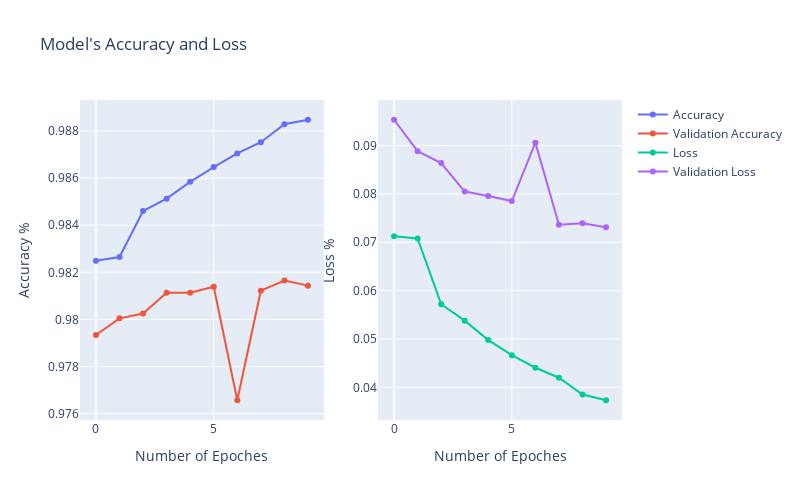

Notebook source saved alongside this figure:
### Code cell
from plotly.subplots import make_subplots
import plotly.graph_objects as go

fig2 = make_subplots(rows=1, cols=2)

fig2.add_trace(
    go.Scatter(x=x_value, y=y_accuracy, name = "Accuracy"),
    row=1, col=1
)

fig2.add_trace(
    go.Scatter(x=x_value, y=y_val_accuracy, name = "Validation Accuracy"),
    row=1, col=1
   
)

fig2.add_trace(
    go.Scatter(x=x_value, y=y_loss, name = "Loss"),
    row=1, col=2
)

fig2.add_trace(
    go.Scatter(x=x_value, y=y_val_loss, name = "Validation Loss"),
    row=1, col=2
)


# Update xaxis properties
fig2.update_xaxes(title_text="Number of Epoches", row=1, col=1)
fig2.update_xaxes(title_text="Number of Epoches", row=1, col=2)


# Update yaxis properties
fig2.update_yaxes(title_text="Accuracy %", row=1, col=1)
fig2.update_yaxes(title_text="Loss %", row=1, col=2)


fig2.update_layout(height=500, width=800, title_text="Model's Accuracy and Loss")
fig2.show()

### Figure 1 — Plotly figure (JSON) as saved in the notebook; plotly's stock layout.template omitted (floating-point values rounded to 4 significant figures)
{"data": [{"name": "Accuracy", "type": "scatter", "x": [0, 1, 2, 3, 4, 5, 6, 7, 8, 9], "xaxis": "x", "y": [0.9825, 0.9826, 0.9846, 0.9851, 0.9858, 0.9865, 0.987, 0.9875, 0.9883, 0.9885], "yaxis": "y"}, {"name": "Validation Accuracy", "type": "scatter", "x": [0, 1, 2, 3, 4, 5, 6, 7, 8, 9], "xaxis": "x", "y": [0.9793, 0.98, 0.9803, 0.9811, 0.9811, 0.9814, 0.9766, 0.9812, 0.9817, 0.9814], "yaxis": "y"}, {"name": "Loss", "type": "scatter", "x": [0, 1, 2, 3, 4, 5, 6, 7, 8, 9], "xaxis": "x2", "y": [0.07122, 0.07078, 0.05719, 0.05378, 0.04977, 0.04664, 0.04404, 0.04198, 0.03851, 0.03732], "yaxis": "y2"}, {"name": "Validation Loss", "type": "scatter", "x": [0, 1, 2, 3, 4, 5, 6, 7, 8, 9], "xaxis": "x2", "y": [0.09533, 0.08884, 0.08638, 0.08047, 0.07958, 0.07853, 0.0906, 0.0736, 0.07393, 0.07312], "yaxis": "y2"}], "layout": {"height": 500, "title": {"text": "Model's Accuracy and Loss"}, "width": 800, "xaxis": {"anchor": "y", "domain": [0, 0.45], "title": {"text": "Number of Epoches"}}, "xaxis2": {"anchor": "y2", "domain": [0.55, 1], "title": {"text": "Number of Epoches"}}, "yaxis": {"anchor": "x", "domain": [0, 1], "title": {"text": "Accuracy %"}}, "yaxis2": {"anchor": "x2", "domain": [0, 1], "title": {"text": "Loss %"}}}}
